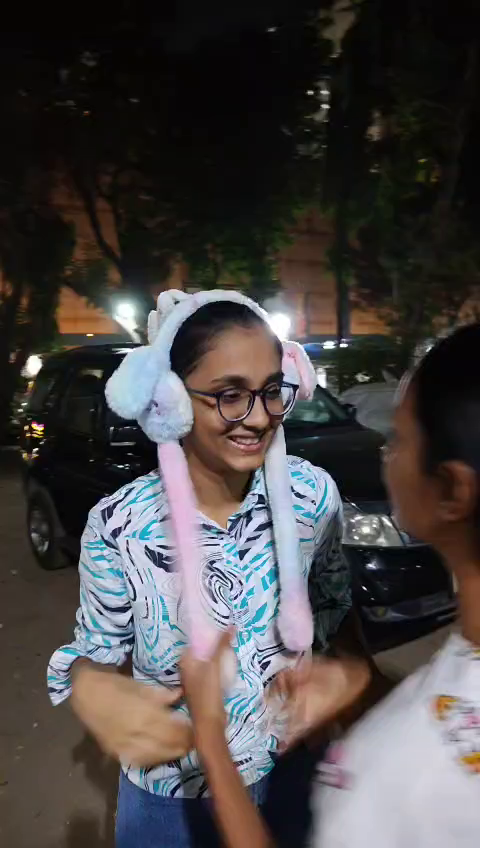
#> input picture frame 0 of database/faces/niral/1000338860.mp4, 480 x 848 px, given in place of mulator - Medium_Phone_API_36.1_5554 2026-04-13 00-04-31.mp4, which was not available
$ python build_video_contact_sheet.py
#> lines starting #> are read from the running program, lines starting #| are printed output that depends on the picture; pictures that were not available may be replaced by others from this repository, and a replacement may not be noted
from __future__ import annotations

from pathlib import Path
import math
import cv2
import numpy as np


def make_sheet(video_path: Path, out_png: Path, sample_step_sec: float = 1.0) -> None:
#> called with sample_step_sec = 1
    cap = cv2.VideoCapture(str(video_path))
    if not cap.isOpened():
        raise RuntimeError(f"Cannot open {video_path}")

    fps = cap.get(cv2.CAP_PROP_FPS)
    if fps <= 0:
        fps = 24.0
    total_frames = int(cap.get(cv2.CAP_PROP_FRAME_COUNT))
    duration = total_frames / fps if fps else 0.0

    times = []
    t = 0.0
    while t < duration:
        times.append(round(t, 2))
        t += sample_step_sec

    thumbs = []
    for t in times:
        idx = int(round(t * fps))
        cap.set(cv2.CAP_PROP_POS_FRAMES, idx)
        ok, frame = cap.read()
        if not ok or frame is None:
            continue
        frame = cv2.resize(frame, (220, 390), interpolation=cv2.INTER_AREA)
        cv2.putText(
            frame,
            f"t={t:.1f}s",
            (8, 26),
            cv2.FONT_HERSHEY_SIMPLEX,
            0.75,
            (255, 255, 255),
            2,
            cv2.LINE_AA,
        )
        thumbs.append(frame)
#> this loop made 8 passes
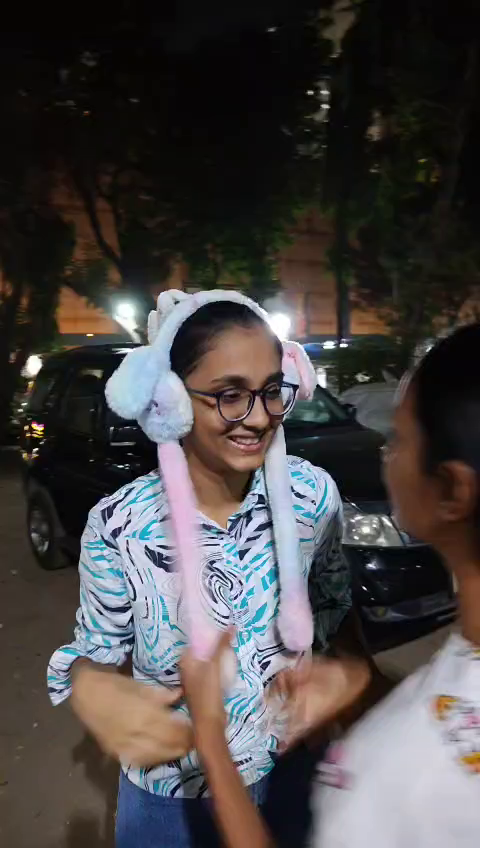
#> input picture frame 0 of database/faces/niral/1000338860.mp4, 480 x 848 px, given in place of mulator - Medium_Phone_API_36.1_5554 2026-04-13 00-04-31.mp4, which was not available
#> pass 1, in make_sheet, `frame = cv2.resize(frame, (220, 390), interpolation=cv2.INTER_AREA)`:
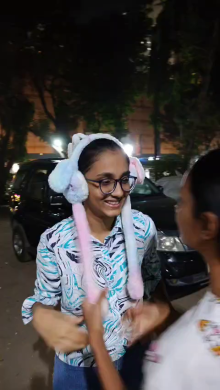
#> frame: shape (390, 220, 3); mean B, G, R 67.9, 68.3, 72.4
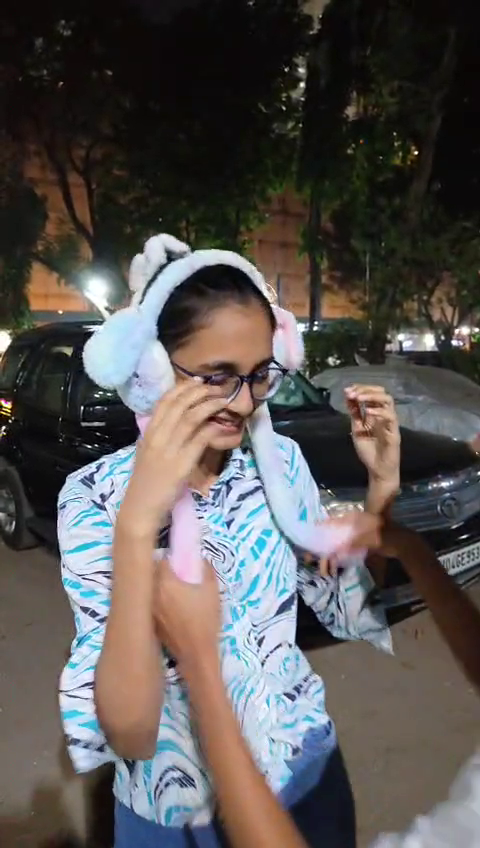
#> input picture frame 28 of database/faces/niral/1000338860.mp4, 480 x 848 px, given in place of mulator - Medium_Phone_API_36.1_5554 2026-04-13 00-04-31.mp4, which was not available
#> pass 3, in make_sheet, `frame = cv2.resize(frame, (220, 390), interpolation=cv2.INTER_AREA)`:
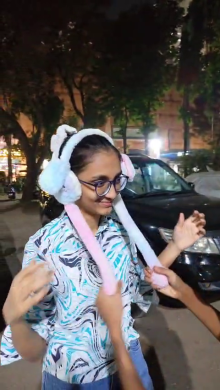
#> frame: shape (390, 220, 3); mean B, G, R 89.5, 90.1, 94.1
#> after the loop:
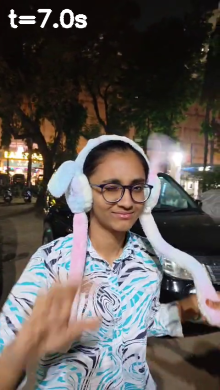
#> frame: shape (390, 220, 3); mean B, G, R 84.8, 88.1, 94.2
#> after the loop, thumbs = 8 items

    cap.release()

    if not thumbs:
        raise RuntimeError(f"No frames extracted for {video_path}")

    cols = 4
    rows = math.ceil(len(thumbs) / cols)
#> rows = 2
    cell_w, cell_h = 220, 390
    header_h = 60

    sheet = np.full((header_h + rows * cell_h, cols * cell_w, 3), 22, dtype=np.uint8)
#> sheet: shape (840, 880, 3); every value is 22
    title = f"{video_path.name} | dur={duration:.2f}s | fps={fps:.2f}"
    cv2.putText(sheet, title, (12, 38), cv2.FONT_HERSHEY_SIMPLEX, 0.7, (220, 220, 220), 2, cv2.LINE_AA)
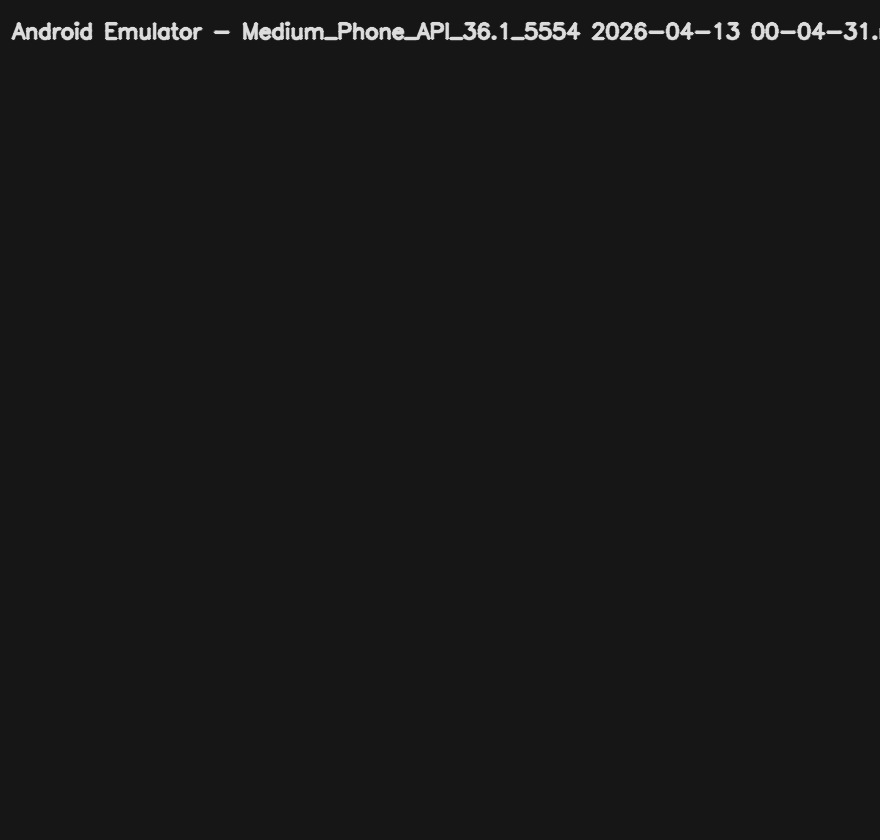
#> sheet: shape (840, 880, 3); min 22, max 220, mean 23.7

    for i, img in enumerate(thumbs):
        r = i // cols
        c = i % cols
        y0 = header_h + r * cell_h
        x0 = c * cell_w
        sheet[y0:y0 + cell_h, x0:x0 + cell_w] = img
#> this loop made 8 passes
#> (r, c, y0, x0) on passes 1 to 8: (0, 0, 60, 0), (0, 1, 60, 220), (0, 2, 60, 440), (0, 3, 60, 660), (1, 0, 450, 0), (1, 1, 450, 220), (1, 2, 450, 440), (1, 3, 450, 660)
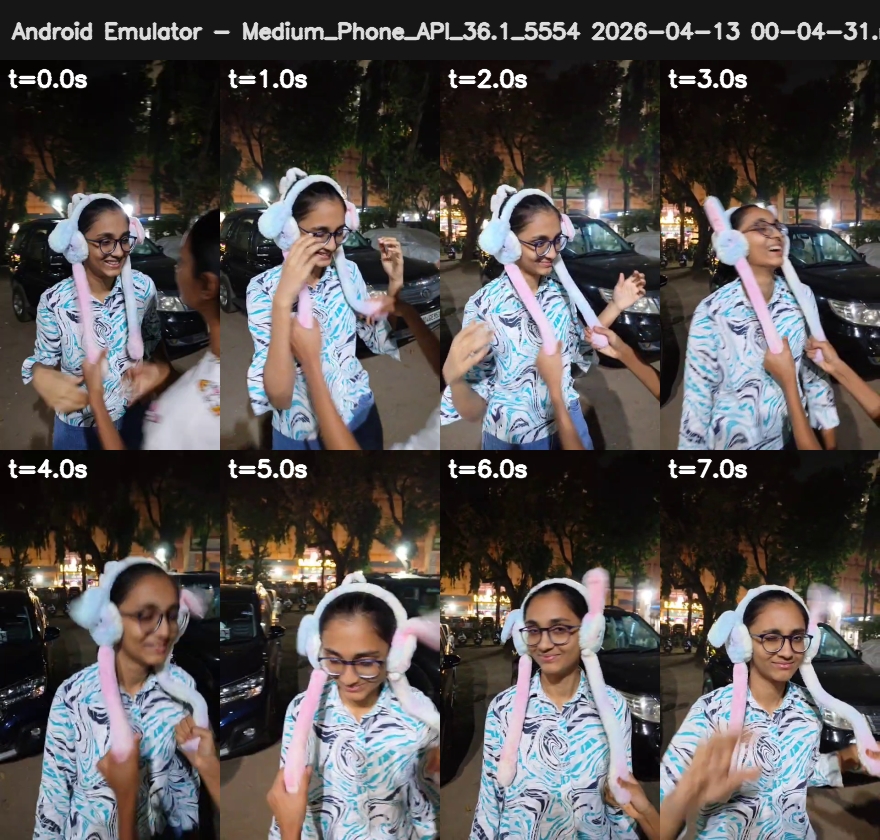
#> sheet: shape (840, 880, 3); mean of channels 0, 1, 2 80.8, 82.2, 86.7; drawn as B, G, R

    out_png.parent.mkdir(parents=True, exist_ok=True)
    cv2.imwrite(str(out_png), sheet)


if __name__ == "__main__":
    root = Path(__file__).resolve().parent.parent / "archive" / "error_photos"
    wrong_video = root / "Android Emulator - Medium_Phone_API_36.1_5554 2026-04-13 00-04-31.mp4"
    correct_video = root / "Android Emulator - Medium_Phone_API_36.1_5554 2026-04-13 00-05-46.mp4"

    make_sheet(wrong_video, root / "sheet_wrong.png", sample_step_sec=1.0)
    make_sheet(correct_video, root / "sheet_correct.png", sample_step_sec=1.0)
#> call 2 of make_sheet, with sample_step_sec = 1
#> in make_sheet (call 2), `fps = cap.get(cv2.CAP_PROP_FPS)`: fps = 27.81
#> in make_sheet (call 2), `total_frames = int(cap.get(cv2.CAP_PROP_FRAME_COUNT))`: total_frames = 203
#> in make_sheet (call 2), `duration = total_frames / fps if fps else 0.0`: duration = 7.3
#> the loop in make_sheet (call 2), `while t < duration:` made 8 passes
#> after the loop in make_sheet (call 2), `while t < duration:`: t = 8; times = [0, 1, 2, 3, 4, 5, 6, 7]
#> the loop in make_sheet (call 2), `for t in times:` made 8 passes
#> idx on passes 1 to 8: 0, 28, 56, 83, 111, 139, 167, 195
#> in make_sheet (call 2), `cv2.putText(sheet, title, (12, 38), cv2.FONT_HERSHEY_SIMPLEX, 0.7, (22..`:
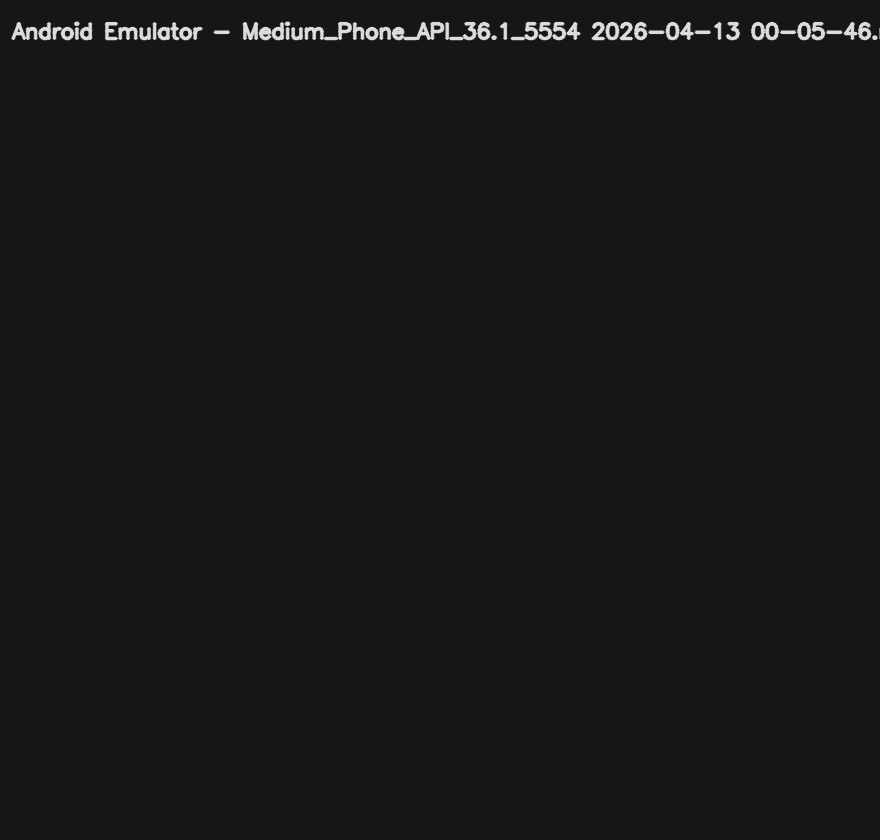
#> sheet: shape (840, 880, 3); min 22, max 220, mean 23.8
#> the loop in make_sheet (call 2), `for i, img in enumerate(thumbs):` made 8 passes

$ run again, starting later in the video
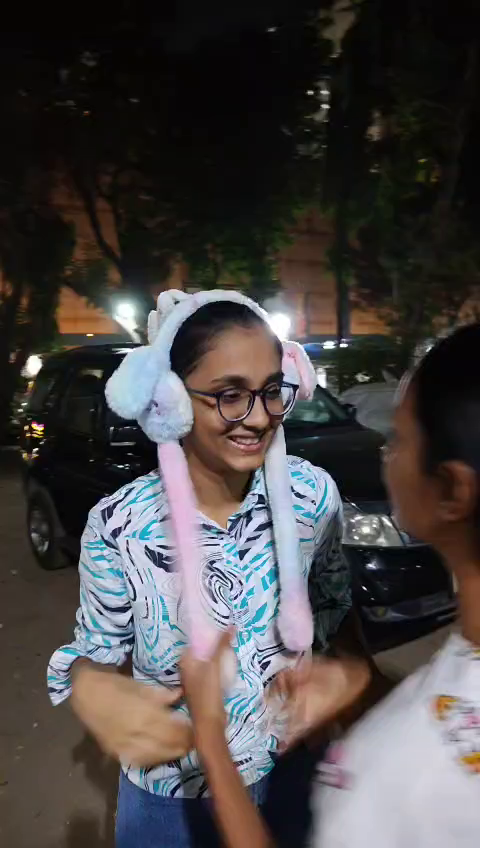
#> input picture frame 0 of database/faces/niral/1000338860.mp4, 480 x 848 px, given in place of mulator - Medium_Phone_API_36.1_5554 2026-04-13 00-04-31.mp4, which was not available
#> the loop in make_sheet, `for t in times:` made 8 passes
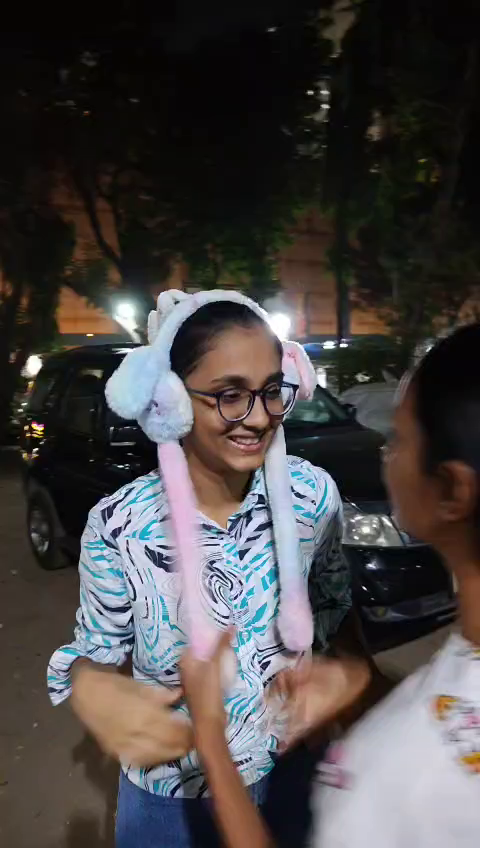
#> input picture frame 0 of database/faces/niral/1000338860.mp4, 480 x 848 px, given in place of mulator - Medium_Phone_API_36.1_5554 2026-04-13 00-04-31.mp4, which was not available
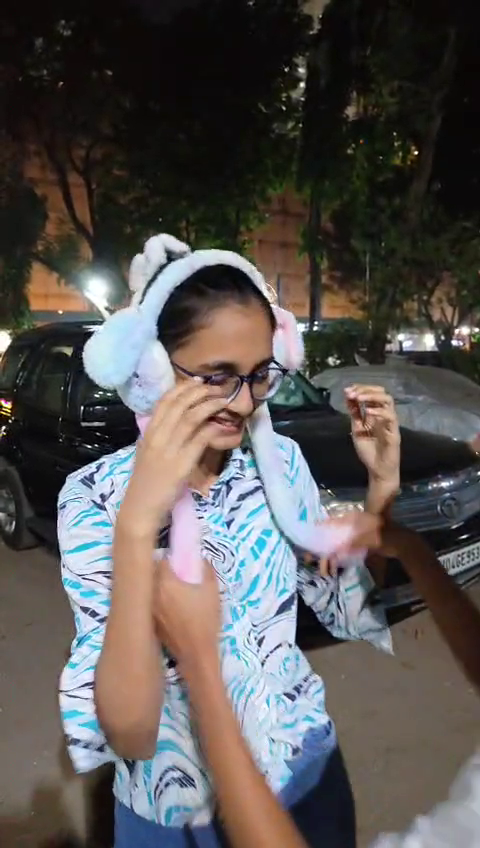
#> input picture frame 28 of database/faces/niral/1000338860.mp4, 480 x 848 px, given in place of mulator - Medium_Phone_API_36.1_5554 2026-04-13 00-04-31.mp4, which was not available
#> after the loop in make_sheet, `for t in times:`: thumbs = 8 items
#> rows = 2
#> the loop in make_sheet, `for i, img in enumerate(thumbs):` made 8 passes
#> (r, c, y0, x0) on passes 1 to 8: (0, 0, 60, 0), (0, 1, 60, 220), (0, 2, 60, 440), (0, 3, 60, 660), (1, 0, 450, 0), (1, 1, 450, 220), (1, 2, 450, 440), (1, 3, 450, 660)
#> the loop in make_sheet (call 2), `while t < duration:` made 8 passes
#> the loop in make_sheet (call 2), `for t in times:` made 8 passes
#> idx on passes 1 to 8: 0, 28, 56, 83, 111, 139, 167, 195
#> the loop in make_sheet (call 2), `for i, img in enumerate(thumbs):` made 8 passes

$ run again, starting later in the video
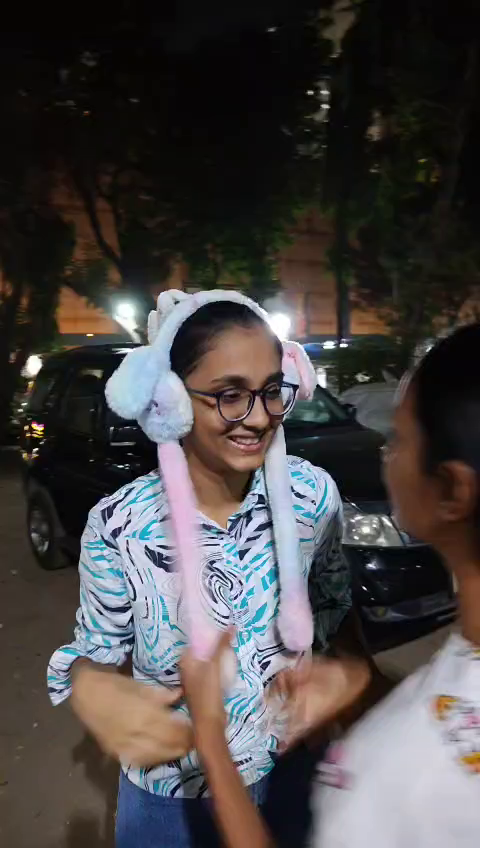
#> input picture frame 0 of database/faces/niral/1000338860.mp4, 480 x 848 px, given in place of mulator - Medium_Phone_API_36.1_5554 2026-04-13 00-04-31.mp4, which was not available
#> the loop in make_sheet, `for t in times:` made 8 passes
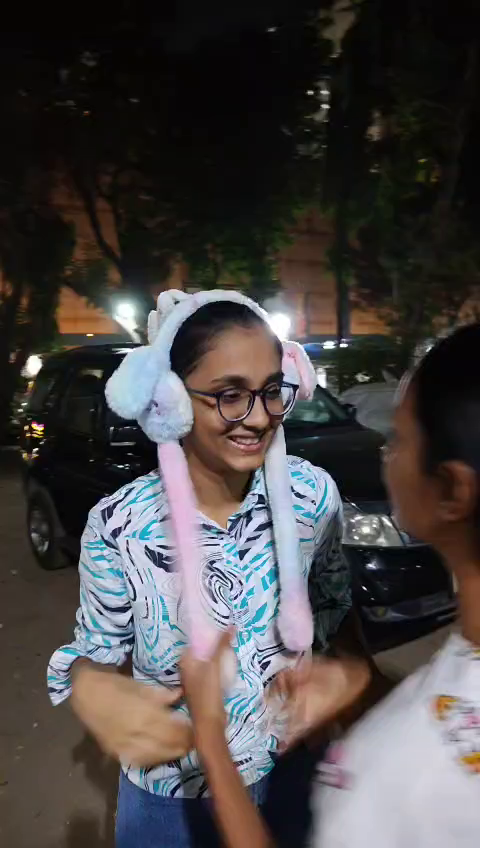
#> input picture frame 0 of database/faces/niral/1000338860.mp4, 480 x 848 px, given in place of mulator - Medium_Phone_API_36.1_5554 2026-04-13 00-04-31.mp4, which was not available
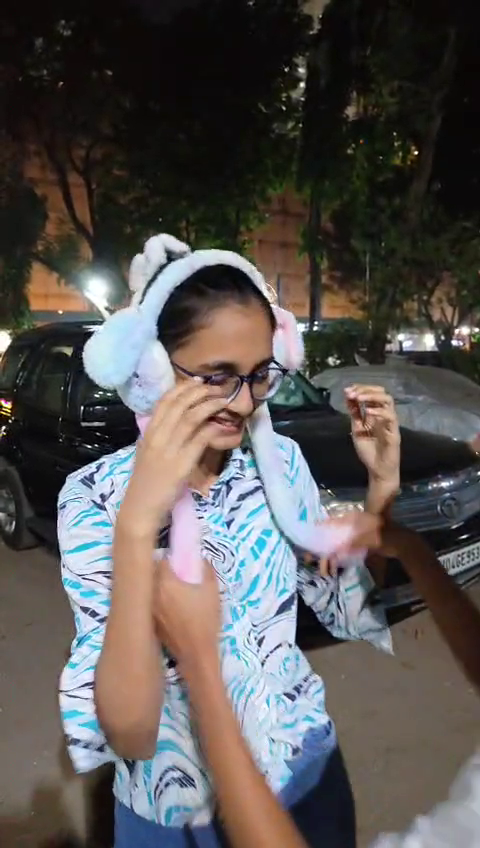
#> input picture frame 28 of database/faces/niral/1000338860.mp4, 480 x 848 px, given in place of mulator - Medium_Phone_API_36.1_5554 2026-04-13 00-04-31.mp4, which was not available
#> after the loop in make_sheet, `for t in times:`: thumbs = 8 items
#> rows = 2
#> the loop in make_sheet, `for i, img in enumerate(thumbs):` made 8 passes
#> (r, c, y0, x0) on passes 1 to 8: (0, 0, 60, 0), (0, 1, 60, 220), (0, 2, 60, 440), (0, 3, 60, 660), (1, 0, 450, 0), (1, 1, 450, 220), (1, 2, 450, 440), (1, 3, 450, 660)
#> the loop in make_sheet (call 2), `while t < duration:` made 8 passes
#> the loop in make_sheet (call 2), `for t in times:` made 8 passes
#> idx on passes 1 to 8: 0, 28, 56, 83, 111, 139, 167, 195
#> the loop in make_sheet (call 2), `for i, img in enumerate(thumbs):` made 8 passes
